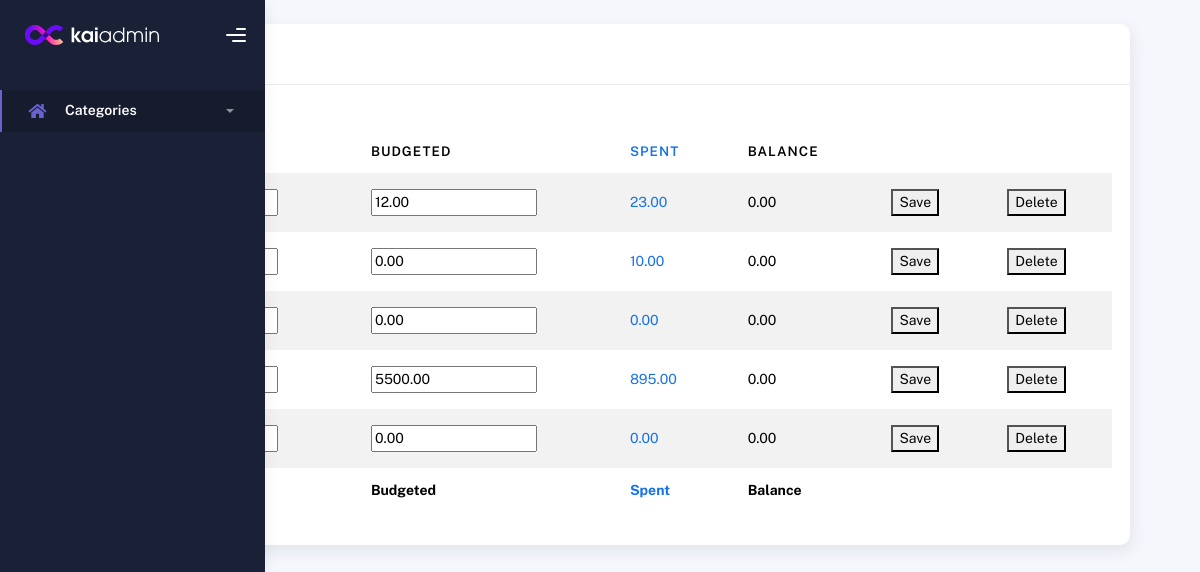
/dashboard/summary/ (signed in), run on the app's committed database.
### bucketapp/models.py (models this page shows, shortened)
class Category(models.Model):
    category_id = models.BigAutoField(primary_key=True)  # Auto-incrementing primary key field
    category_user = models.ForeignKey(User, on_delete=models.CASCADE)  # Foreign key linking to the User model,
    category_name = models.CharField(max_length=15)  # CharField for the category name with a max length of 15
    category_privacy = models.BooleanField()  # Boolean field indicating if the category is private
    budgeted = models.DecimalField(max_digits=10, decimal_places=2, default=0.0)  # Decimal field for the budgeted
    spent = models.DecimalField(max_digits=10, decimal_places=2, default=0.0)  # Decimal field for the amount spent
    balance = models.DecimalField(max_digits=10, decimal_places=2, default=0.0)  # Decimal field for the balance

### bucketapp/views/management/category.py (the view, shortened to what this page needs)
# urls.py: path('dashboard/summary/', CategoryView.as_view(), name='summary'),
class CategoryView(View, LoginRequiredMixin):
    def __init__(self, **kwargs):
        super().__init__(**kwargs)
        self.template_name = 'bucketapp/category.html'  # Define the template to be used for rendering
        self.function_mapping = {
            "save": self.save_category,
            "add_new": self.add_new_category,
            "delete": self.delete_category,
        }
    def get(self, request):
        category_records = Category.objects.filter(category_user=request.user)
        return render(request, self.template_name, {
            'category_records': category_records,
        })

### bucketapp/context_processors.py (called while the page is built)
def get_links():
    links = {
        "authenticated": {
            'Log out': reverse('logout'),
            'Onetime Payment': reverse('add_onetime_payment'),
            'Repeated Payment': reverse('add_repeated_payment'),
            'Summary': reverse('summary'),
        },
        "unauthenticated": {
            'Log in': reverse('login'),
            'Sign Up': reverse('signup')
        }
    }
    return links

def get_uni_access_links(request):
    links = get_links()
    if request.user.is_authenticated:
        access_links = links["authenticated"]
    else:
        access_links = links["unauthenticated"]
    return {'u_links': access_links}

### bucketapp/templates/bucketapp/category.html (shortened to what this page needs)
{% extends 'bucketapp/reusable/header.html' %}
{% block page %}Categories{% endblock %}
{% block content %}
<div class="container">
  <div class="page-inner">
    <div class="page-header">
      <div class="col-md-12">
        <div class="card">
          <div class="card-header">
            <h4 class="card-title">Categories</h4>
          </div>
          <div class="card-body">
            <div class="table-responsive">
                <form method="post">
                    <button name="submit" value="add_new">Add new</button>
                </form>
              <table id="multi-filter-select" class="display table table-striped table-hover">
                <thead>
                    <tr>
                        <th>Category</th>
                        <th>Budgeted</th>
                        <th><a href="{% url 'summary' %}">Spent</a></th>
                        <th>Balance</th>
                    </tr>
                </thead>
                <tfoot>
                    <tr>
                        <th>Category</th>
                        <th>Budgeted</th>
                        <th><a href="{% url 'summary' %}">Spent</a></th>
                        <th>Balance</th>
                    </tr>
                </tfoot>
                <tbody>
                    {% for category in category_records %}
                        <tr>
                            <form method="post">
                                <td>
                                </td>
                                <td>
                                    <input type="number" name="budgeted" value="{{ category.budgeted }}" />
                                </td>
                                <td>
                                    <a href="{% url 'summary' %}" >{{ category.spent }}</a>
                                </td>
                                <td>
                                    {{ category.balance }}
                                </td>
                                <td>
                                    <button name="submit" value="save">Save</button>
                                </td>
                                <td>
                                    <button name="submit" value="delete">Delete</button>
                                </td>
                            </form>
                        </tr>
                    {% endfor %}
                </tbody>
              </table>
            </div>
          </div>
        </div>
      </div>
    </div>
  </div>
</div>
{% endblock %}

### data on the page
Category: budgeted "12.00", spent "23.00", balance "0.00"
Category: budgeted "0.00", spent "10.00", balance "0.00"
Category: budgeted "0.00", spent "0.00", balance "0.00"
Category: budgeted "5500.00", spent "895.00", balance "0.00"
Category: budgeted "0.00", spent "0.00", balance "0.00"
